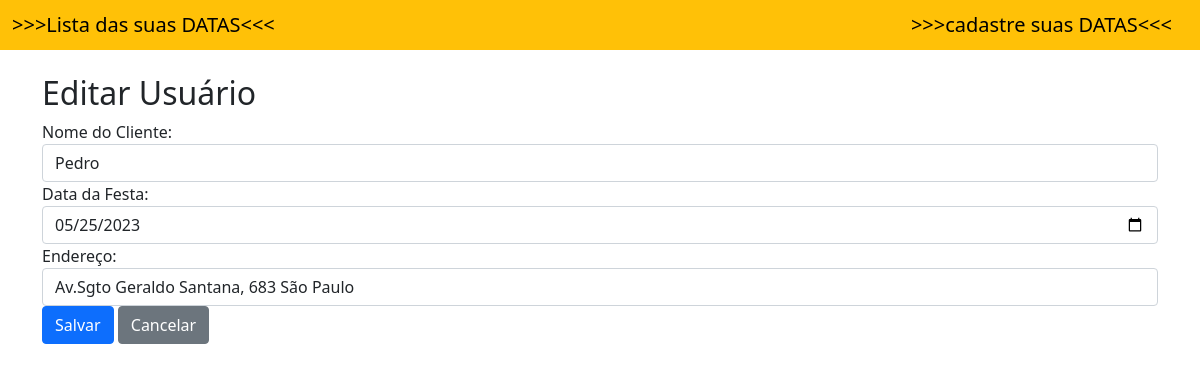
Page /editar_usuario/2/ on the committed database.
### app_data/models.py (models this page shows, shortened)
class Usuario(models.Model):
    id_usuario = models.AutoField(primary_key=True)
    nome_cliente = models.TextField(max_length=100, null=False, blank=False, default=None)
    data_da_festa = models.DateField()
    endereco = models.TextField(max_length=600, null=False, blank=False, default=None)

### app_data/views.py (the view)
# urls.py: path('editar_usuario/<int:id>/', views.editar_usuario, name='editar_usuario'),
def editar_usuario(request, id):
    usuario = Usuario.objects.get(id_usuario=id)
    if request.method == 'POST':
        nome_cliente = request.POST.get('nome_cliente')
        data_da_festa = request.POST.get('data_da_festa')
        endereco = request.POST.get('endereco')
        usuario.nome_cliente = nome_cliente
        usuario.data_da_festa = datetime.strptime(data_da_festa, '%Y-%m-%d')
        usuario.endereco = endereco
        usuario.save()
        return redirect('usuarios')
    else:
        return render(request, 'usuarios/editar_usuario.html', {'usuario': usuario})

### templates/usuarios/editar_usuario.html (shortened to what this page needs)
{% extends 'usuarios/base.html' %}
{% load tz %}
{% block conteudo %}
<div class="container"></br>
  <h2>Editar Usuário</h2>
  <form method="POST" action="{% url 'editar_usuario' id=usuario.id_usuario %}">
    <div class="form-group">
      <label for="nome_cliente">Nome do Cliente:</label>
      <input type="text" class="form-control" id="nome_cliente" name="nome_cliente" value="{{ usuario.nome_cliente }}" required>
    </div>
    <div class="form-group">
      <label for="data_da_festa">Data da Festa:</label>
      <input type="date" class="form-control" id="data_da_festa" name="data_da_festa" value="{{ usuario.data_da_festa|date:'Y-m-d' }}" required>
    </div>
    <div class="form-group">
      <label for="endereco">Endereço:</label>
      <input type="text" class="form-control" id="endereco" name="endereco" value="{{ usuario.endereco }}" required>
    </div>
    <button type="submit" class="btn btn-primary">Salvar</button>
    <a href="{% url 'usuarios' %}" class="btn btn-secondary">Cancelar</a>
  </form>
</div>
{% endblock %}

### rows in the picture
Usuario: nome_cliente "Pedro", data_da_festa "05/25/2023", endereco "Av.Sgto Geraldo Santana, 683 São Paulo"
